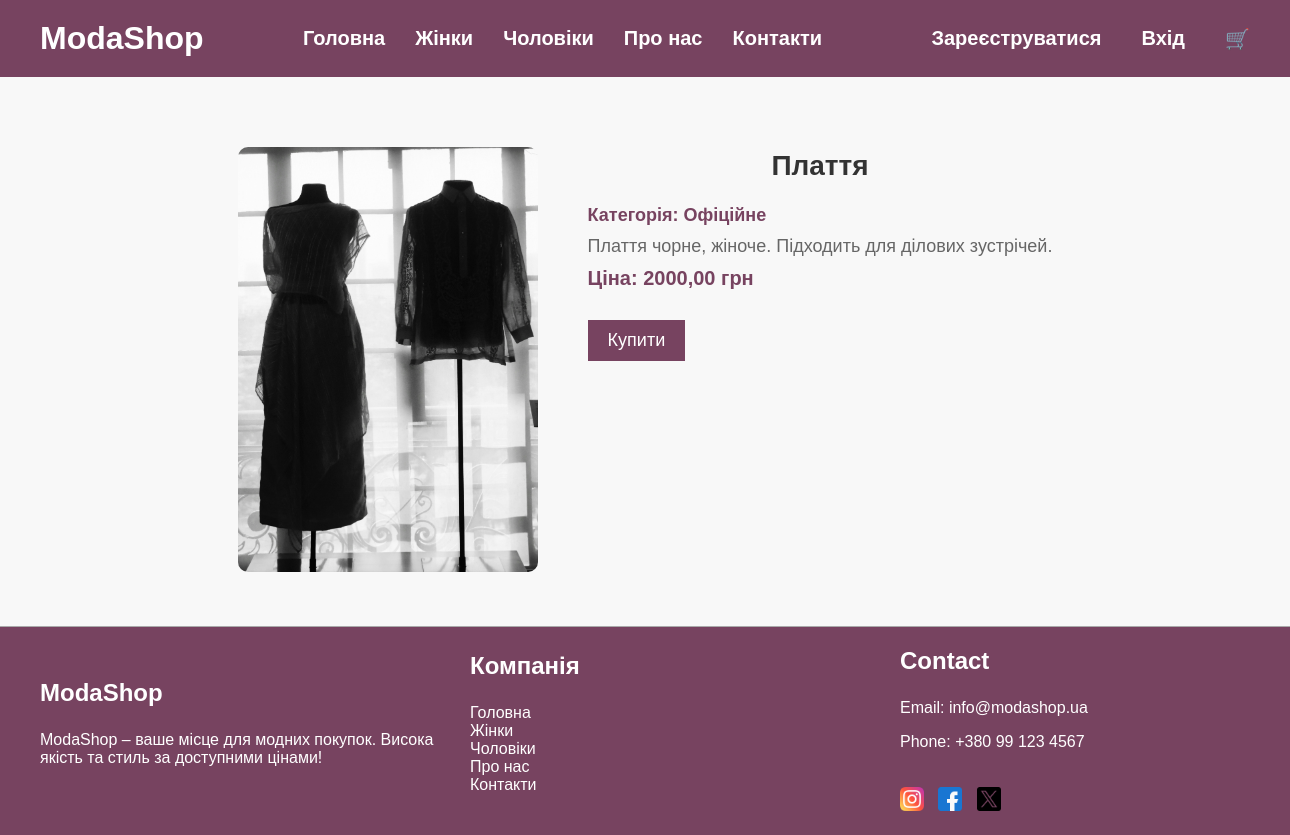
Screenshot of /product/2/ with the database file from the repository.
### main/models.py (models this page shows, shortened)
class Product(models.Model):
    GENDER_CHOICES = [
        ('men', 'Чоловіки'),
        ('women', 'Жінки'),
    ]
    CATEGORY_CHOICES = [
        ('everyday', 'Повсякденне'),
        ('sports', 'Спортивне'),
        ('luxury', 'Люкс'),
        ('casual', 'Кежуал'),
        ('formal', 'Офіційне'),
    ]
    name = models.CharField(max_length=100)
    gender = models.CharField(max_length=10, choices=GENDER_CHOICES, default='men')
    category = models.CharField(max_length=10, choices=CATEGORY_CHOICES)
    description = models.TextField()
    price = models.DecimalField(max_digits=10, decimal_places=2)
    image = models.ImageField(upload_to='products/')

### main/views.py (the view)
# urls.py: path('product/<int:id>/', views.product_detail, name='product_detail'),
def product_detail(request, id):
    product = get_object_or_404(Product, id=id)
    return render(request, 'main/tovar.html', {'product': product})

### main/templates/main/tovar.html (shortened to what this page needs)
{% extends 'main/base.html' %}
{% load static %}
{% block content %}
    <div class="product-detail-section">
        <div class="product-image">
            <img src="{{ product.image.url }}" alt="{{ product.name }}">
        </div>
        <div class="product-details">
            <h2>{{ product.name }}</h2>
            <p class="category">Категорія: {{ product.get_category_display }}</p>
            <p class="description">{{ product.description }}</p>
            <p class="price">Ціна: {{ product.price }} грн</p>
            <button class="buy-button" onclick="location.href='{% url 'add_to_cart' product.id %}'">Купити</button>
        </div>
    </div>
{% endblock %}

### main/static/main/css/index.css (style rules this page uses)
html { height: 100%; }
body { margin: 0; font-family: Arial, sans-serif; background-color: white; display: flex; flex-direction: column; min-height: 100%; overflow-x: hidden; }
.price { font-weight: bold; color: #774360; margin: 10px 0; }
.product-detail-section { display: flex; justify-content: center; padding: 50px 20px; background-color: #f8f8f8; }
.product-image img { width: 300px; height: auto; border-radius: 10px; margin-right: 50px; }
.product-details { max-width: 500px; }
.product-details h2 { font-size: 28px; color: #333; }
.product-details .category, .product-details .description, .product-details .price { font-size: 18px; color: #666; margin: 10px 0; }
.product-details .category { font-weight: bold; color: #774360; }
.product-details .price { font-size: 20px; color: #774360; font-weight: bold; }
.product-details .buy-button { background-color: #774360; color: white; border: none; padding: 10px 20px; cursor: pointer; font-size: 18px; transition: background 0.3s; margin-top: 20px; }
img { width: 100%; height: auto; margin-top: 20px; }
h2 { color: #774360; text-align: center; }

### rows the page displays
Product: image (picture), name "Плаття", category "Офіційне", description "Плаття чорне, жіноче. Підходить для ділових зустрічей.", price "2000,00"
